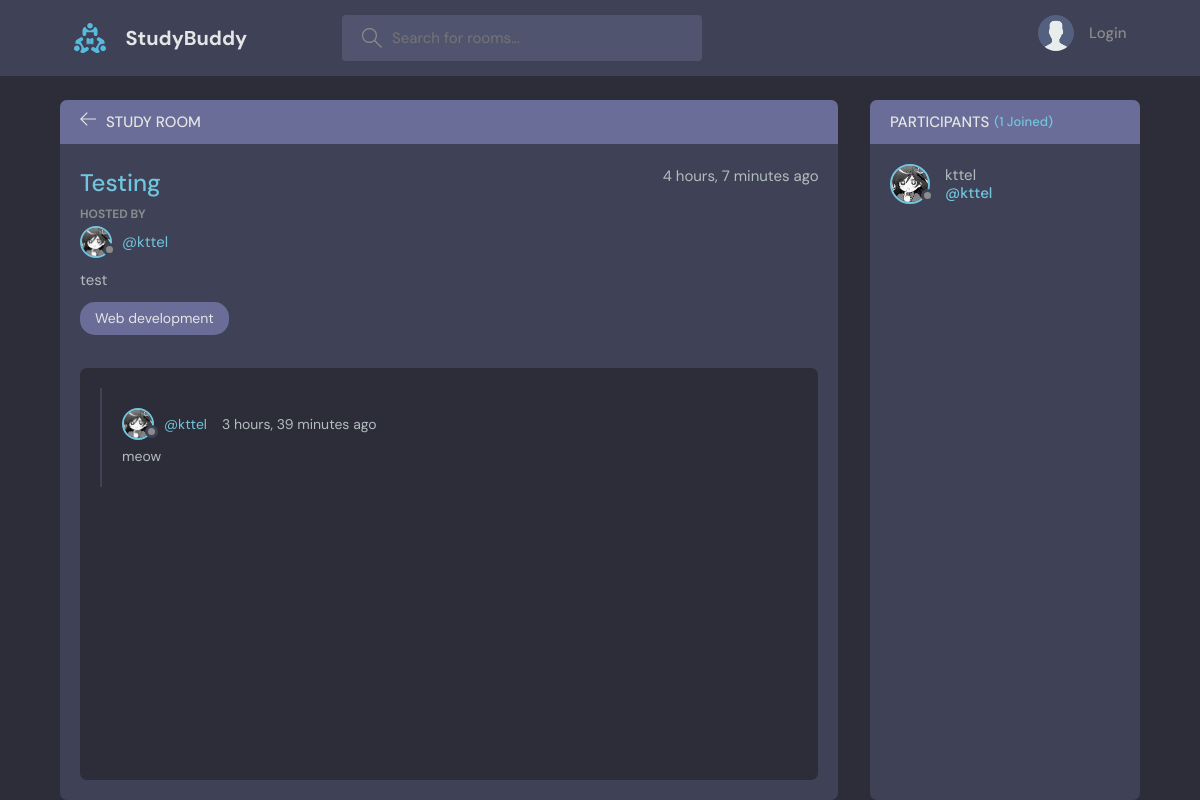
The page /rooms/6/ on the database as committed earlier.
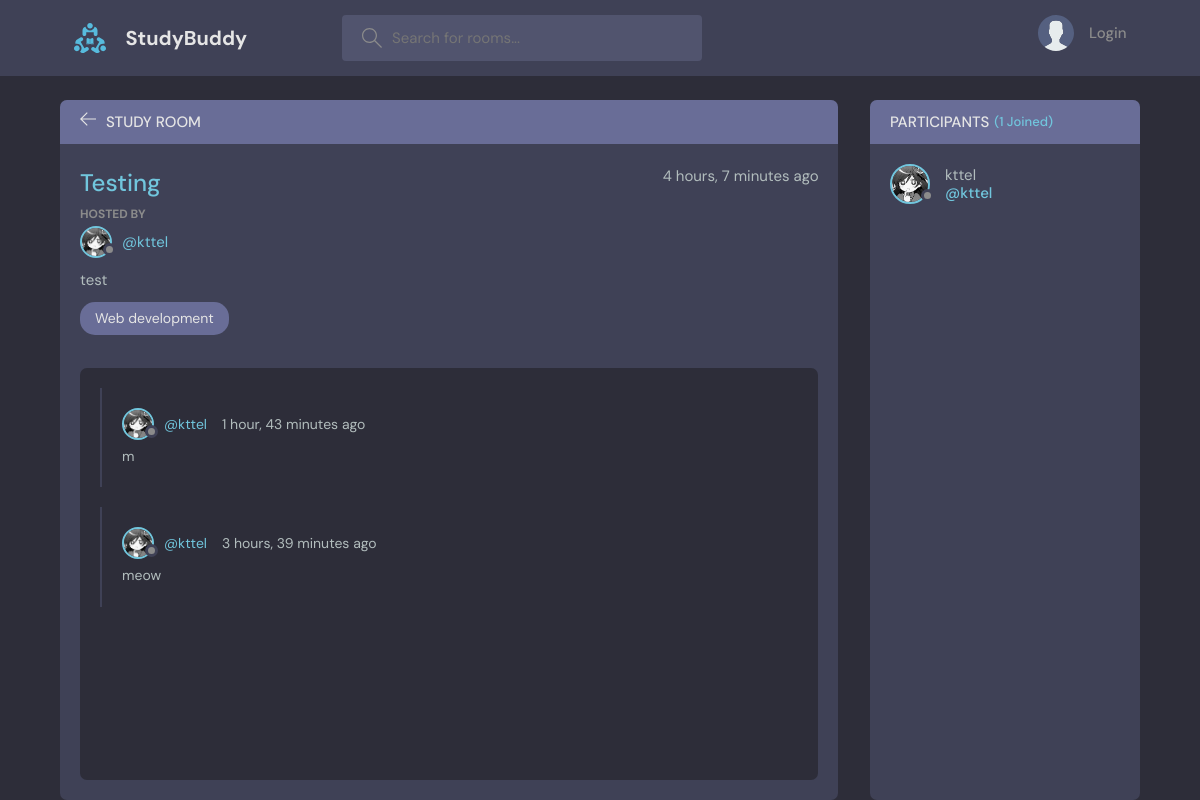
The same page on the database as committed later.
### base/models.py (models this page shows, shortened)
class Message(models.Model):
    user = models.ForeignKey(
        get_user_model(),
        on_delete=models.CASCADE
    )
    room = models.ForeignKey(Room, on_delete=models.CASCADE)
    body = models.TextField()
    updated = models.DateTimeField(auto_now=True)
    created = models.DateTimeField(auto_now_add=True)
    class Meta:
        ordering = ['-created']

class User(AbstractUser):
    name = models.CharField(max_length=200, null=True)
    email = models.EmailField(unique=True, null=True)
    bio = models.TextField(null=True, blank=True)
    avatar = models.ImageField(null=True, default='avatar.svg')
    USERNAME_FIELD = 'email'
    REQUIRED_FIELDS = []
    def __str__(self):
        return self.username

### rooms/views.py (the view)
# urls.py: path('<str:pk>/', views.RoomDetailView.as_view(), name='room'),
class RoomDetailView(generic.DetailView):
    model = models.Room
    template_name = 'rooms/room.html'
    def get_context_data(self, **kwargs):
        context = super().get_context_data(**kwargs)
        room = models.Room.objects.get(pk=self.kwargs.get('pk'))
        context['room_messages'] = room.message_set.all()
        context['participants'] = room.participants.all()
        return context

### base/models.py (called while the page is built)
    def __str__(self):
        return self.name

### rooms/templates/rooms/room.html (shortened to what this page needs)
{% extends 'main.html' %}
{% block content %}
    <main class="profile-page layout layout--2">
      <div class="container">
        <div class="room">
          <div class="room__top">
            <div class="room__topLeft">
              <a href="{% url 'home' %}">
                <svg version="1.1" xmlns="http://www.w3.org/2000/svg" width="32" height="32" viewBox="0 0 32 32">
                  <title>arrow-left</title>
                  <path
                    d="M13.723 2.286l-13.723 13.714 13.719 13.714 1.616-1.611-10.96-10.96h27.625v-2.286h-27.625l10.965-10.965-1.616-1.607z"
                  ></path>
                </svg>
              </a>
              <h3>Study Room</h3>
            </div>
          </div>
          <div class="room__box scroll">
            <div class="room__header scroll">
              <div class="room__info">
                <h3>{{ room.name }}</h3>
                <span>{{ room.created|timesince }} ago</span>
              </div>
              <div class="room__hosted">
                <p>Hosted By</p>
                <a href="{% url 'user-profile' room.host.id %}" class="room__author">
                  <div class="avatar avatar--small">
                    <img src="{{ room.host.avatar.url }}" />
                  </div>
                  <span>@{{ room.host }}</span>
                </a>
              </div>
              <div class="room__details">
                {{ room.description }}
              </div>
              <span class="room__topics">{{ room.topic }}</span>
            </div>
            <div class="room__conversation">
              <div class="threads scroll">
                {% for message in room_messages %}
                <div class="thread">
                  <div class="thread__top">
                    <div class="thread__author">
                      <a href="{% url 'user-profile' message.user.id %}" class="thread__authorInfo">
                        <div class="avatar avatar--small">
                          <img src="{{ message.user.avatar.url }}" />
                        </div>
                        <span>@{{ message.user}}</span>
                      </a>
                      <span class="thread__date">{{ message.created|timesince }} ago</span>
                    </div>
                  </div>
                  <div class="thread__details">
                    {{ message.body }}
                  </div>
                </div>
                {% endfor %}
              </div>
            </div>
          </div>
        </div>
        <div class="participants">
          <h3 class="participants__top">Participants <span>({{ participants.count }} Joined)</span></h3>
          <div class="participants__list scroll">
            {% for participant in participants %}
            <a href="{% url 'user-profile' participant.id %}" class="participant">
              <div class="avatar avatar--medium">
                <img src="{{ participant.avatar.url }}" />
              </div>
              <p>
                {{ participant }}
                <span>@{{ participant }}</span>
              </p>
            </a>
            {% endfor %}
          </div>
        </div>
      </div>
    </main>
{% endblock %}

Rows that differ between the two databases and show on the page:
added Message: user.avatar (picture), user "kttel", created "1 hour, 43 minutes", body "m"
